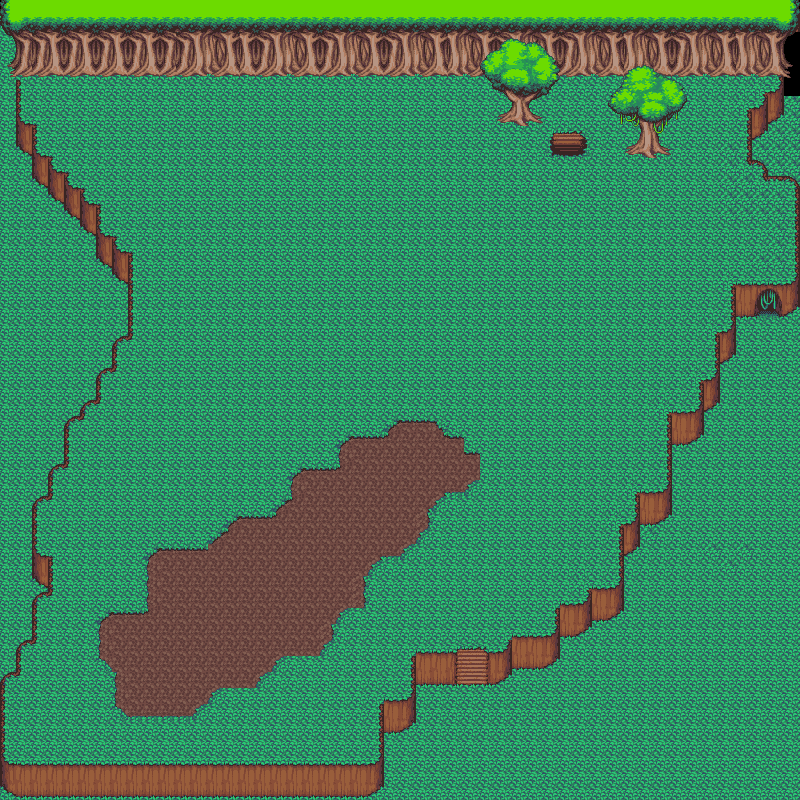

A 2D game scene composited from a Tiled map and its tileset images. What follows is a short description and the map's XML, with each tile layer's data collapsed to a summary:
An orthogonal 50x50 tile map with 16x16 px tiles, 4 tile layers (Tile Layer 1, Tile Layer 4, Tile Layer 3, Tile Layer 2) and 164 objects (162x wall, player, dungeon).

<map version="1.4" tiledversion="1.4.2" orientation="orthogonal" renderorder="right-down" width="50" height="50" tilewidth="16" tileheight="16" infinite="0" nextlayerid="6" nextobjectid="185">
 <tileset firstgid="1" source="../images/tsx/zelda.tsx" />
 <layer id="1" name="Tile Layer 1" width="50" height="50">
  <data>[2500 cells, 2461 non-empty, 51 distinct tile ids]</data>
 </layer>
 <layer id="4" name="Tile Layer 4" width="50" height="50">
  <data>[2500 cells, 259 non-empty, 28 distinct tile ids]</data>
 </layer>
 <layer id="3" name="Tile Layer 3" width="50" height="50">
  <data>[2500 cells, 58 non-empty, 58 distinct tile ids]</data>
 </layer>
 <layer id="2" name="Tile Layer 2" width="50" height="50">
  <data>[2500 cells, 55 non-empty, 10 distinct tile ids]</data>
 </layer>
 <objectgroup id="5" name="Object Layer 1">
  <object id="5" name="player" x="337" y="142.333" width="17" height="18" />
  <object id="8" name="wall" x="15.1875" y="79" width="5.875" height="39.375" />
  <object id="13" name="wall" x="18.875" y="118.813" width="2.1875" height="2.8125" />
  <object id="14" name="wall" x="20.5" y="121.625" width="4" height="3.0625" />
  <object id="15" name="wall" x="24.6875" y="124.938" width="11.625" height="2.8125" />
  <object id="16" name="wall" x="32" y="128.125" width="4.4375" height="25.625" />
  <object id="17" name="wall" x="32.125" y="153.938" width="8.125" height="3.0625" />
  <object id="18" name="wall" x="37.5" y="157.125" width="14.9375" height="3" />
  <object id="19" name="wall" x="48.25" y="160.25" width="4.0625" height="9.5" />
  <object id="20" name="wall" x="48.375" y="169.75" width="7.9375" height="2.6875" />
  <object id="21" name="wall" x="55.875" y="172.375" width="11.9375" height="3.6875" />
  <object id="22" name="wall" x="63.75" y="175.938" width="4.5625" height="9.8125" />
  <object id="23" name="wall" x="63.5" y="185.5" width="8.8125" height="3.125" />
  <object id="24" name="wall" x="69.625" y="188.5" width="14.5625" height="3.6875" />
  <object id="25" name="wall" x="80.6875" y="192.125" width="3.5625" height="9.4375" />
  <object id="26" name="wall" x="79.75" y="201.125" width="8.8125" height="3.6875" />
  <object id="27" name="wall" x="83.9375" y="204.813" width="16.6875" height="2.5625" />
  <object id="29" name="wall" x="96.3125" y="206.938" width="4.125" height="26.25" />
  <object id="30" name="wall" x="95.9375" y="232.75" width="9.0625" height="3.875" />
  <object id="31" name="wall" x="104.375" y="236.75" width="11.5625" height="3.5" />
  <object id="32" name="wall" x="111.563" y="240" width="4.25" height="9.5" />
  <object id="33" name="wall" x="111.313" y="248.938" width="8.5" height="3.6875" />
  <object id="34" name="wall" x="115.5" y="251.813" width="15.9375" height="4.0625" />
  <object id="35" name="wall" x="128.063" y="252" width="4.875" height="86.625" />
  <object id="36" name="wall" x="121.875" y="336" width="6.6875" height="4.125" />
  <object id="39" name="wall" x="118.563" y="337.563" width="3.125" height="4.0625" />
  <object id="40" name="wall" x="114.563" y="340.125" width="3.4375" height="4.625" />
  <object id="41" name="wall" x="112.313" y="344.688" width="4.0625" height="26.375" />
  <object id="42" name="wall" x="105" y="368.063" width="7.875" height="3.6875" />
  <object id="43" name="wall" x="100.375" y="368.75" width="4.4375" height="4.875" />
  <object id="44" name="wall" x="95.8125" y="371.938" width="5.6875" height="5.5625" />
  <object id="45" name="wall" x="96.125" y="377.25" width="4.1875" height="22.5" />
  <object id="46" name="wall" x="89.6875" y="399.75" width="10.375" height="3.6875" />
  <object id="47" name="wall" x="84.3125" y="401.125" width="5.25" height="3.8125" />
  <object id="48" name="wall" x="79.8125" y="403.438" width="5.25" height="4.6875" />
  <object id="50" name="wall" x="79.6875" y="407.875" width="4.375" height="12.125" />
  <object id="51" name="wall" x="72.9375" y="416.063" width="8.0625" height="4.0625" />
  <object id="52" name="wall" x="68.4375" y="416.188" width="4.4375" height="6.6875" />
  <object id="53" name="wall" x="64.3125" y="419.938" width="4.75" height="6.25" />
  <object id="54" name="wall" x="64.25" y="426.125" width="4.4375" height="38" />
  <object id="55" name="wall" x="63.9375" y="463.5" width="4.5" height="4" />
  <object id="56" name="wall" x="57.6875" y="463.625" width="6.25" height="4" />
  <object id="57" name="wall" x="52.0625" y="464.625" width="4.75" height="4.125" />
  <object id="58" name="wall" x="50.625" y="468.313" width="2.375" height="5.25" />
  <object id="59" name="wall" x="48.125" y="471.438" width="4.5" height="24.3125" />
  <object id="60" name="wall" x="48.0625" y="495.438" width="3.75" height="4.1875" />
  <object id="61" name="wall" x="41.3125" y="496.125" width="6.875" height="4" />
  <object id="62" name="wall" x="38.0625" y="497.063" width="4.5625" height="4.625" />
  <object id="63" name="wall" x="33.5625" y="498.938" width="5.5625" height="3.5" />
  <object id="64" name="wall" x="30.8125" y="501.813" width="5.875" height="52.0625" />
  <object id="65" name="wall" x="32.6875" y="552.563" width="8.1875" height="4" />
  <object id="66" name="wall" x="39.75" y="556.125" width="13" height="4.4375" />
  <object id="67" name="wall" x="48" y="560.313" width="4.6875" height="31.4375" />
  <object id="68" name="wall" x="41.625" y="591.438" width="11.25" height="4.5625" />
  <object id="69" name="wall" x="36.3125" y="592.188" width="5.3125" height="4.875" />
  <object id="70" name="wall" x="31" y="596.938" width="5.75" height="5.25" />
  <object id="71" name="wall" x="30.8125" y="602.5" width="6" height="37.5625" />
  <object id="72" name="wall" x="30.3125" y="639.75" width="6.9375" height="4.3125" />
  <object id="73" name="wall" x="24.9375" y="640.375" width="5.3125" height="3.6875" />
  <object id="74" name="wall" x="21.0625" y="640.438" width="3.5625" height="5.0625" />
  <object id="75" name="wall" x="15.5625" y="640.938" width="4.9375" height="30.75" />
  <object id="76" name="wall" x="9.4375" y="672.438" width="10.25" height="2.875" />
  <object id="77" name="wall" x="6.125" y="673.188" width="3.625" height="3.9375" />
  <object id="78" name="wall" x="0.125" y="674.563" width="4.75" height="86.875" />
  <object id="79" name="wall" x="0.125" y="761.438" width="7.9375" height="6.5625" />
  <object id="80" name="wall" x="8" y="764.813" width="365.063" height="29.875" />
  <object id="81" name="wall" x="373.438" y="764.25" width="2.96875" height="25.625" />
  <object id="82" name="wall" x="375.75" y="763.031" width="5.75" height="22" />
  <object id="83" name="wall" x="377.25" y="761.438" width="6" height="23.625" />
  <object id="84" name="wall" x="379.625" y="757.844" width="3.84375" height="24.5938" />
  <object id="85" name="wall" x="381.344" y="752.781" width="2.03125" height="5.34375" />
  <object id="86" name="wall" x="379.75" y="699.969" width="4.78125" height="52.5" />
  <object id="87" name="wall" x="384.284" y="699.989" width="15.6136" height="32.4545" />
  <object id="88" name="wall" x="408.182" y="698.909" width="3.90909" height="3.45455" />
  <object id="89" name="wall" x="409.273" y="697.545" width="5.90909" height="2.45455" />
  <object id="90" name="wall" x="412" y="652.545" width="3.45455" height="44.9091" />
  <object id="91" name="wall" x="415.455" y="652.545" width="40.8182" height="31.6818" />
  <object id="92" name="wall" x="400.125" y="699.625" width="2.75" height="30.625" />
  <object id="93" name="wall" x="403.25" y="699.75" width="2.375" height="28.125" />
  <object id="94" name="wall" x="406.125" y="699.75" width="2.625" height="27" />
  <object id="95" name="wall" x="410" y="702.375" width="5.5" height="22.75" />
  <object id="96" name="wall" x="488.75" y="652.5" width="7.75" height="4.25" />
  <object id="97" name="wall" x="497.125" y="652.25" width="6" height="3.625" />
  </objectgroup>
</map>
<!-- 81 of 164 objects omitted -->
